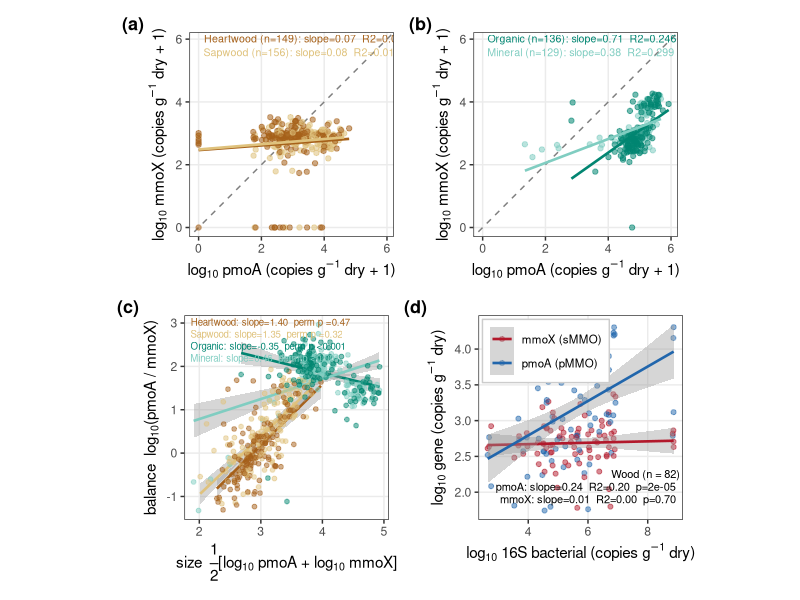

Recreate this plot in R.
# ==============================================================================
# REVISION — S10 rebuilt: pmoA/mmoX coupling & composition by COMPARTMENT.
# Four compartments (BrBG palette): Heartwood, Sapwood (wood) / Organic, Mineral
# (soil), each with its own fit. Core finding: the two methanotroph marker genes
# are DECOUPLED in wood but COUPLED in soil.
#   (a) Wood decoupling: pmoA vs mmoX by heartwood/sapwood — no co-variation.
#   (b) Soil decoupling: pmoA vs mmoX by organic/mineral — co-vary.
#   (c) Composition: balance log(pmoA/mmoX) vs size 1/2[log pmoA + log mmoX], all
#       four compartments with individual fits + 3000x independence permutation per
#       compartment. Wood compartments steep (perm p ~ 0.4 -> matches independence
#       null: mmoX = fixed low background, pmoA carries dynamics); soil compartments
#       flat (perm p ~ 1 -> isometric, composition invariant with abundance).
#   (d) Scaling vs total 16S (wood only; soil has no 16S): pmoA tracks community
#       abundance, mmoX is flat -> mechanism behind the wood decoupling.
#
# UNITS: copies g^-1 dry (environmental concentration = copies/uL x elution/mass;
#   what is actually in the wood/soil, not the eluate concentration). Robust to
#   normalization: within-habitat sample-mass CV is only 3-4%, so copies/uL gives
#   near-identical structure -> shared-mass normalization is NOT the driver. (Only
#   POOLING wood+soil is unsafe: cross-habitat mass CV = 44%; habitats kept separate.)
#   Balances/ratios are unit-invariant regardless.
# NONDETECTS: kept via log10(x+1) in the decoupling panels (wood ND 3-5%, soil 0%).
#   The composition/scaling panels need genes detected (a ratio with a zero is
#   undefined), so they are complete-case; this is stated.
# NOTE size axis = geometric-mean center (the 1/2 is the Bland-Altman mean); NOT
#   "total abundance" (that is the arithmetic sum pmoA+mmoX used elsewhere).
# Absolute axes subject to pending x10 (DILUTION_10X); ratios/slopes are not.
# NEW file; original S10 generator untouched. Output: revision/outputs/figS10_final.png
# ==============================================================================
suppressPackageStartupMessages({ library(tidyverse); library(patchwork) })
out <- "revision/outputs"; dir.create(out, showWarnings = FALSE, recursive = TRUE)
E <- 75; DILUTION_10X <- 1
COMP4 <- c(Heartwood = "#a6611a", Sapwood = "#dfc27d", Organic = "#018571", Mineral = "#80cdc1")
GENE  <- c("pmoA (pMMO)" = "#2166ac", "mmoX (sMMO)" = "#b2182b")
WOODC <- c("Heartwood", "Sapwood"); SOILC <- c("Organic", "Mineral")

d0 <- read.csv("data/compiled/ddpcr_gene_abundances.csv") %>%
  filter(analysis_type == "loose", target_gene %in% c("pmoa", "mmox", "16s_bact"))
meta <- d0 %>% group_by(sample_id) %>%
  summarise(material = first(material), core_type = first(core_type), mass = first(sample_mass_mg), .groups = "drop")
W <- d0 %>% select(sample_id, target_gene, conc = concentration_copies_per_uL, pos = positives) %>%
  pivot_wider(names_from = target_gene, values_from = c(conc, pos)) %>%
  left_join(meta, by = "sample_id") %>%
  filter(material %in% c("Wood", "Soil"), !is.na(mass), mass > 0) %>%
  mutate(comp = factor(recode(core_type, Inner = "Heartwood", Outer = "Sapwood"), levels = names(COMP4)),
         cg = E / (mass/1000) * DILUTION_10X) %>%
  filter(!is.na(comp))

# ---- decoupling data: keep nondetects, +1, copies/g --------------------------
dec <- W %>% mutate(pmoa_g = ifelse(is.na(conc_pmoa), 0, conc_pmoa) * cg,
                    mmox_g = ifelse(is.na(conc_mmox), 0, conc_mmox) * cg,
                    lp1 = log10(pmoa_g + 1), lm1 = log10(mmox_g + 1))
lim <- range(c(dec$lp1, dec$lm1))
decstat <- dec %>% group_by(comp) %>%
  summarise(slope = coef(lm(lm1 ~ lp1))[2], r2 = cor(lp1, lm1)^2,
            p = summary(lm(lm1 ~ lp1))$coef[2, 4], n = n(), .groups = "drop")

# ---- composition data: complete-case (both detected), copies/g ---------------
cc <- W %>% filter(pos_pmoa > 0, pos_mmox > 0, !is.na(conc_pmoa), !is.na(conc_mmox)) %>%
  mutate(lp = log10(conc_pmoa * cg), lmm = log10(conc_mmox * cg), size = 0.5*(lp + lmm), bal = lp - lmm)
set.seed(1)
compstat <- lapply(names(COMP4), function(k) {
  s <- cc %>% filter(comp == k); m0 <- stats::lm(bal ~ size, s); o <- unname(coef(m0)[2])
  nul <- replicate(3000, { p <- sample(s$lp); m <- sample(s$lmm); coef(stats::lm((p - m) ~ I(0.5*(p + m))))[2] })
  permp <- min(1, 2 * min(mean(nul >= o), mean(nul <= o)))  # two-sided: deviation from independence
  data.frame(comp = k, slope = o, r2 = summary(m0)$r.squared, p = summary(m0)$coef[2, 4], permp = permp, n = nrow(s))
}) %>% bind_rows()

th <- theme_bw(base_size = 11) +
  theme(aspect.ratio = 1,
        legend.background = element_rect(fill = "white", color = "grey80"),
        legend.text = element_text(size = 8.3), panel.grid.minor = element_blank())
fmtp <- function(p) ifelse(p < 0.001, "<0.001", sprintf("=%.2f", p))
fmtr <- function(r) ifelse(r < 0.001, "<0.001", sprintf("=%.3f", r))

# ---- (a),(b) decoupling by compartment ---------------------------------------
decouple_panel <- function(comps) {
  dd <- dec %>% filter(comp %in% comps)
  p <- ggplot(dd, aes(lp1, lm1, color = comp)) +
    geom_abline(slope = 1, intercept = 0, linetype = "dashed", color = "grey50") +
    geom_point(alpha = 0.55, size = 1.5) +
    geom_smooth(method = "lm", formula = y~x, se = FALSE, linewidth = 0.9) +
    scale_color_manual(values = COMP4[comps], name = NULL)
  for (i in seq_along(comps)) {
    k <- comps[i]; r <- decstat[decstat$comp == k, ]
    p <- p + annotate("text", x = -Inf, y = Inf, hjust = -0.06, vjust = 1.3 + (i-1)*1.7, size = 2.7, color = COMP4[[k]],
                      label = sprintf("%s (n=%d): slope=%.2f  R2%s  p%s", k, r$n, r$slope, fmtr(r$r2), fmtp(r$p)))
  }
  p + coord_fixed(ratio = 1, xlim = lim, ylim = lim) +
    labs(x = expression(log[10]~"pmoA (copies g"^-1*" dry + 1)"),
         y = expression(log[10]~"mmoX (copies g"^-1*" dry + 1)")) + th + theme(legend.position = "none")
}
pa <- decouple_panel(WOODC); pb <- decouple_panel(SOILC)

# ---- (c) composition vs size, all four compartments --------------------------
pc <- ggplot(cc, aes(size, bal, color = comp)) +
  geom_smooth(method = "lm", formula = y~x, se = TRUE, linewidth = 0.9) +
  geom_point(alpha = 0.5, size = 1.3) +
  scale_color_manual(values = COMP4, name = NULL)
for (i in seq_len(nrow(compstat))) {
  r <- compstat[i, ]
  pc <- pc + annotate("text", x = -Inf, y = Inf, hjust = -0.04, vjust = 1.3 + (i-1)*1.5, size = 2.45, color = COMP4[[r$comp]],
                      label = sprintf("%s: slope=%.2f  perm p %s", r$comp, r$slope, ifelse(r$permp < 0.001, "<0.001", sprintf("=%.2f", r$permp))))
}
pc <- pc + labs(x = expression("size  "*frac(1,2)*"[log"[10]*" pmoA + log"[10]*" mmoX]"),
                y = expression("balance  log"[10]*"(pmoA / mmoX)")) + th + theme(legend.position = "none")

# ---- (d) scaling vs independent 16S (wood only) ------------------------------
wc <- W %>% filter(material == "Wood", pos_pmoa > 0, pos_mmox > 0, !is.na(pos_16s_bact), pos_16s_bact > 0) %>%
  mutate(g16 = log10(conc_16s_bact * cg), lp = log10(conc_pmoa * cg), lmm = log10(conc_mmox * cg))
fcp <- lm(lp ~ g16, wc); fcm <- lm(lmm ~ g16, wc)
long <- wc %>% transmute(g16, `pmoA (pMMO)` = lp, `mmoX (sMMO)` = lmm) %>%
  pivot_longer(-g16, names_to = "gene", values_to = "val")
pd <- ggplot(long, aes(g16, val, color = gene)) +
  geom_point(alpha = 0.5, size = 1.4) +
  geom_smooth(method = "lm", formula = y~x, se = TRUE, linewidth = 0.9) +
  scale_color_manual(values = GENE, name = NULL) +
  annotate("text", x = Inf, y = -Inf, hjust = 1.04, vjust = -0.5, size = 2.8, lineheight = 0.95,
           label = sprintf("Wood (n = %d)\npmoA: slope=%.2f  R2=%.2f  p=%.0e\nmmoX: slope=%.2f  R2=%.2f  p=%.2f",
                           nrow(wc), coef(fcp)[2], summary(fcp)$r.squared, summary(fcp)$coef[2,4],
                           coef(fcm)[2], summary(fcm)$r.squared, summary(fcm)$coef[2,4])) +
  labs(x = expression(log[10]~"16S bacterial (copies g"^-1*" dry)"),
       y = expression(log[10]~"gene (copies g"^-1*" dry)")) +
  th + theme(legend.position = c(0.02, 0.98), legend.justification = c(0, 1))

fig <- (pa | pb) / (pc | pd) +
  plot_annotation(tag_levels = "a", tag_prefix = "(", tag_suffix = ")") &
  theme(plot.tag = element_text(face = "bold", size = 13))
ggsave(file.path(out, "figS10_final.png"), fig, width = 10, height = 9.4, dpi = 300, bg = "white")
print(decstat); print(compstat)
cat("Wrote figS10_final.png\n")
